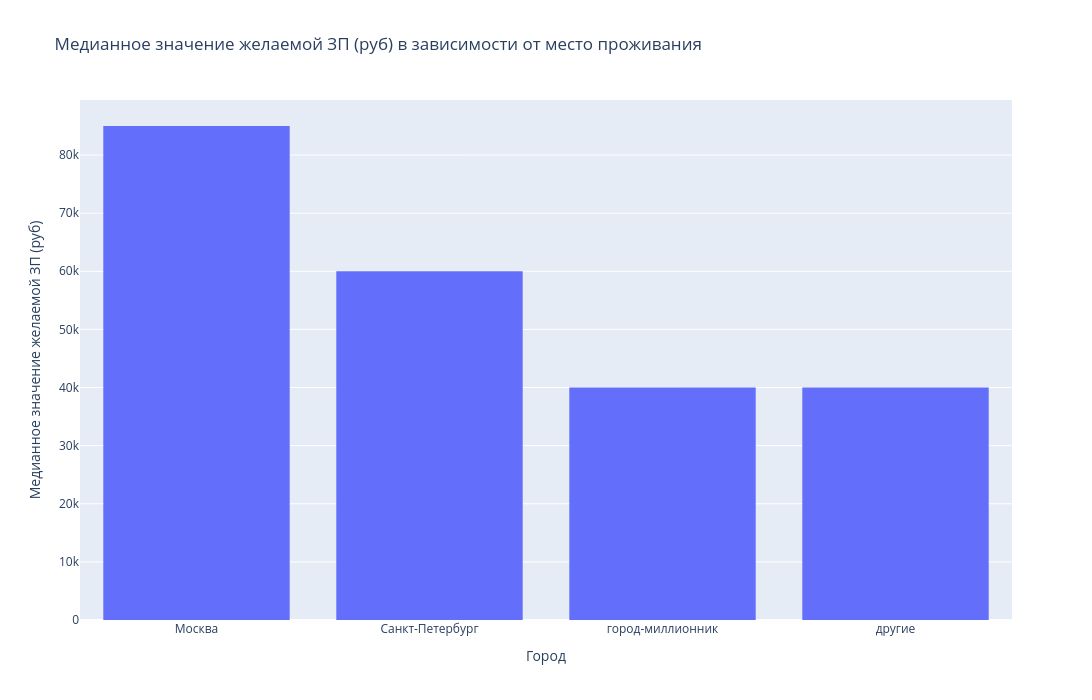

Notebook source saved alongside this figure:
### Markdown cell above
5. Постройте диаграмму, которая показывает распределение желаемой заработной платы (**"ЗП (руб)"**) в зависимости от города (**"Город"**). Используйте для диаграммы данные о резюме, где желая заработная плата меньше 1 млн рублей.
*Сделайте выводы по полученной диаграмме: как соотносятся медианные уровни желаемой заработной платы и их размах в городах? Как вы считаете, важен ли признак города при прогнозировании заработной платы?*

### Code cell
database_hh_tmp_2 = database_hh_tmp_1.groupby(by='Город')['ЗП (руб)'].median()

#display(database_hh_tmp_2.info())

display(database_hh_tmp_1.groupby(by='Город')['ЗП (руб)'].max())

fig = px.histogram(
    database_hh_tmp_2,
    y='ЗП (руб)',
    x=database_hh_tmp_2.index,
    height=700,
    width=1500,
    title='Медианное значение желаемой ЗП (руб) в зависимости от место проживания'
)
fig.update_yaxes(title_text='Медианное значение желаемой ЗП (руб)')
fig.show()

### Figure 1 — Plotly figure (JSON) as saved in the notebook; plotly's stock layout.template omitted (floating-point values rounded to 4 significant figures)
{"data": [{"bingroup": "x", "histfunc": "sum", "hovertemplate": "Город=%{x}<br>sum of ЗП (руб)=%{y}<extra></extra>", "legendgroup": "", "marker": {"color": "#636efa", "pattern": {"shape": ""}}, "name": "", "orientation": "v", "showlegend": false, "type": "histogram", "x": ["Москва", "Санкт-Петербург", "город-миллионник", "другие"], "xaxis": "x", "y": [85000.0, 60000.0, 40000.0, 40000.0], "yaxis": "y"}], "layout": {"barmode": "relative", "height": 700, "legend": {"tracegroupgap": 0}, "title": {"text": "Медианное значение желаемой ЗП (руб) в зависимости от место проживания"}, "width": 1500, "xaxis": {"anchor": "y", "domain": [0, 1], "title": {"text": "Город"}}, "yaxis": {"anchor": "x", "domain": [0, 1], "title": {"text": "Медианное значение желаемой ЗП (руб)"}}}}
